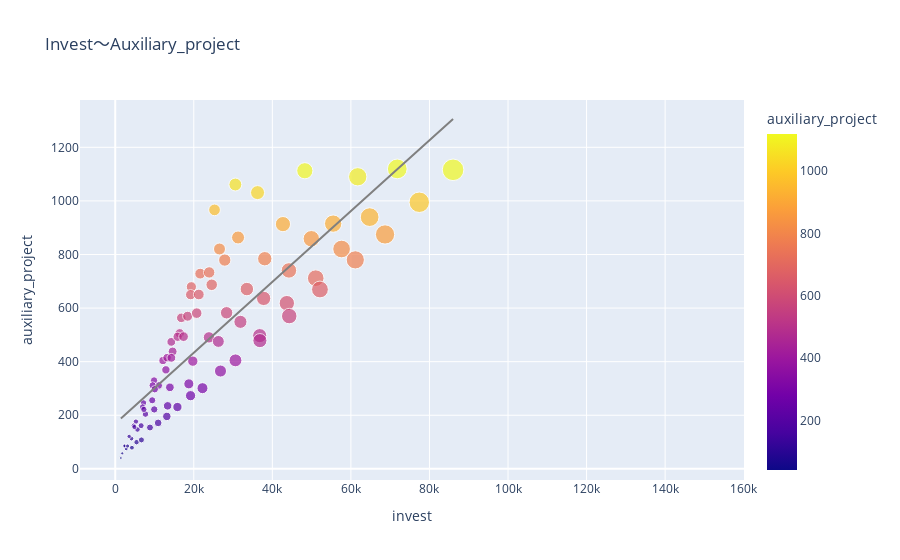

Notebook code cell kept with this figure:
### Code cell
# The relationship between real estate investment and supporting infrastructure investment
fig_invest_luxiliary_project = px.scatter(df_mac_industry_estate_invest_month, x="invest", y="auxiliary_project", title='Invest～Auxiliary_project',
                                         size="invest", color="auxiliary_project", hover_data=['invest'], trendline="ols", trendline_color_override = 'grey')
fig_invest_luxiliary_project.show()

### Figure 1 — Plotly figure (JSON) as saved in the notebook; plotly's stock layout.template omitted (floating-point values rounded to 4 significant figures; data arrays with more than 128 entries replaced by an {"elided": "..."} marker saying what was removed)
{"data": [{"hovertemplate": "invest=%{marker.size}<br>auxiliary_project=%{marker.color}<extra></extra>", "legendgroup": "", "marker": {"color": {"elided": "242 float values"}, "coloraxis": "coloraxis", "size": {"elided": "242 float values"}, "sizemode": "area", "sizeref": 369.0, "symbol": "circle"}, "mode": "markers", "name": "", "orientation": "v", "showlegend": false, "type": "scatter", "x": {"elided": "242 float values"}, "xaxis": "x", "y": {"elided": "242 float values"}, "yaxis": "y"}, {"hovertemplate": "<b>OLS trendline</b><br>auxiliary_project = 0.0132134 * invest + 169.149<br>R<sup>2</sup>=0.724315<br><br>invest=%{x}<br>auxiliary_project=%{y} <b>(trend)</b><extra></extra>", "legendgroup": "", "line": {"color": "grey"}, "marker": {"symbol": "circle"}, "mode": "lines", "name": "", "showlegend": false, "type": "scatter", "x": [1436.0, 1786.0, 2374.0, 2398.0, 2793.0, 3144.0, 3544.0, 4131.0, 4250.0, 4688.0, 4880.0, 5265.0, 5431.0, 5658.0, 6594.0, 6670.0, 6952.0, 7214.0, 7290.0, 7695.0, 8846.0, 9411.0, 9519.0, 9887.0, 9932.0, 10070.0, 10930.0, 11060.0, 12130.0, 12900.0, 13130.0, 13200.0, 13340.0, 13920.0, 14280.0, 14300.0, 14610.0, 15840.0, 15880.0, 16420.0, 16810.0, 17390.0, 18430.0, 18740.0, 19180.0, 19190.0, 19380.0, 19750.0, 20740.0, 21280.0, 21630.0, 22210.0, 23860.0, 23920.0, 24560, 25280.0, 26250.0, 26550.0, 26800.0, 27890.0, 28360.0, 30580.0, 30610.0, 31270.0, 31870.0, 33510.0, 36230.0, 36770.0, 36830.0, 37780.0, 38070.0, 42700.0, 43690.0, 44220.0, 44300.0, 48270.0, 49920.0, 51050.0, 52120.0, 55480.0, 57630.0, 61120.0, 61740.0, 64770.0, 68690.0, 71800.0, 77410.0, 86010.0], "xaxis": "x", "y": [188.1, 192.7, 200.5, 200.8, 206.1, 210.7, 216.0, 223.7, 225.3, 231.1, 233.6, 238.7, 240.9, 243.9, 256.3, 257.3, 261.0, 264.5, 265.5, 270.8, 286.0, 293.5, 294.9, 299.8, 300.4, 302.2, 313.5, 315.3, 329.5, 339.6, 342.7, 343.5, 345.4, 353.0, 357.8, 358.0, 362.2, 378.4, 379.0, 386.1, 391.3, 399.0, 412.7, 416.7, 422.6, 422.7, 425.3, 430.1, 443.2, 450.3, 455.0, 462.7, 484.5, 485.2, 493.7, 503.2, 516.0, 519.9, 523.2, 537.6, 543.8, 573.2, 573.6, 582.3, 590.3, 611.9, 647.9, 655.1, 655.8, 668.4, 672.2, 733.3, 746.4, 753.5, 754.5, 806.9, 828.8, 843.6, 857.8, 902.3, 930.6, 976.7, 984.9, 1025.0, 1077.0, 1118.0, 1192.0, 1306.0], "yaxis": "y"}], "layout": {"autosize": true, "coloraxis": {"colorbar": {"title": {"text": "auxiliary_project"}}, "colorscale": [[0, "#0d0887"], [0.1111, "#46039f"], [0.2222, "#7201a8"], [0.3333, "#9c179e"], [0.4444, "#bd3786"], [0.5556, "#d8576b"], [0.6667, "#ed7953"], [0.7778, "#fb9f3a"], [0.8889, "#fdca26"], [1, "#f0f921"]]}, "legend": {"itemsizing": "constant", "tracegroupgap": 0}, "title": {"text": "Invest～Auxiliary_project"}, "xaxis": {"anchor": "y", "autorange": true, "domain": [0, 1], "range": [-9412.0, 161900.0], "title": {"text": "invest"}, "type": "linear"}, "yaxis": {"anchor": "x", "autorange": true, "domain": [0, 1], "range": [-55.05, 1377.0], "title": {"text": "auxiliary_project"}, "type": "linear"}}}
